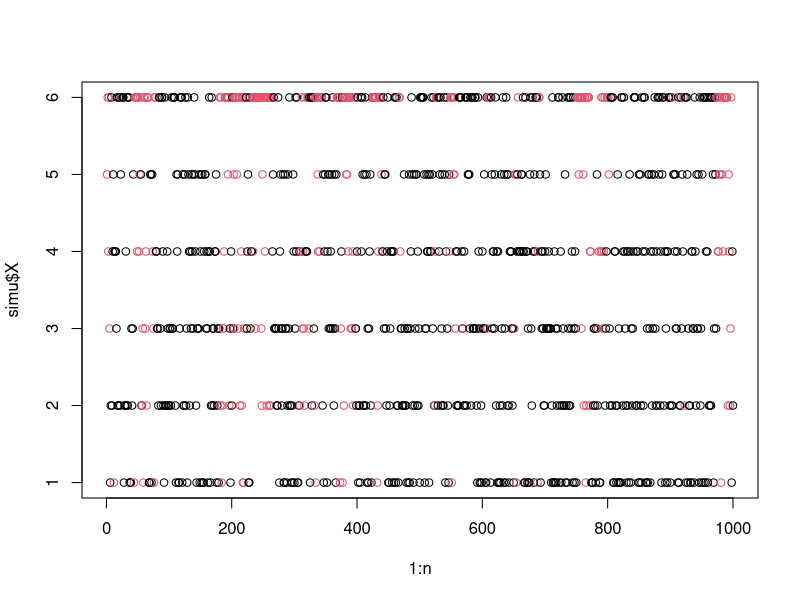

Write the R code that produced this figure.
## ---- chunk 1
SimuHMMdisc = function(n, param) {
  Z=rep(0, n)
  X=rep(0, n)
  
  nu = param$pi
  A = param$A
  B = param$B
  K = dim(B)[1]
  V = dim(B)[2]
  Z[1] = sample(1:K, size = 1, prob = nu) # loi initiale
  X[1] = sample(1:V, size = 1, prob = B[Z[1],])# loi de X_1 | Z_1
  for(i in 2:n) {
    Z[i] = sample(1:K, size=1, prob=A[Z[i-1] ,]) # Markov Z_i | Z_{i-1}
    X[i] =  sample(1:V, size = 1, prob = B[Z[i],]) #loi de X_i | Z_i
  }
  
    
  return(list(X=X, Z=Z))
}
## ---- chunk 2
n = 1e3
# Chaîne de Markov sur les états cachés
A <- matrix(c(0.95,0.1,0.05,0.9),2,2)
# Loi d'émission
B <- t(matrix(c(rep(1/6,6),rep(1/10,5),5/10),6,2))
param = list()
param$pi = c()
param$A = A
param$pi = Re(eigen(t(param$A))$vector[,1]) # take the real-part
param$pi = param$pi / sum(param$pi)
param$B = B
dim(B)
print(param$pi)
simu = SimuHMMdisc(n, param)
## ---- chunk 3
simu$X
plot(1:n, simu$X, col=simu$Z)
## ---- chunk 4
logsumexp <- function(logx) {
# compute \log(\sum exp(logx)) by rescaling it by m = \max(logx)
# indeed : \log(\sum exp(logx)) = m + \log(\sum exp(logx - m))
# This ensures an exp(0) somewhere in the sum
m = max(logx)
return(m + log(sum(exp(logx - m))))
}
## ---- chunk 5
epsilon = 1e-10 # numerical stability to avoid log(0)
forward = function(x, i, param) {
  K = ncol(param$A)
  log_alpha = matrix(0, i, K)
  
  # init
  log_alpha[1,] = log(param$pi) + log(param$B[, x[1]] + epsilon)
  
  # recursion
  for (j in 2:i) {
    log_alpha[j,] = log(param$B[, x[j]] + epsilon) 
    temp = rep(0, K)
    for (k in 1:K) {
    
      # option 1
      # y = log(A[,k]) + log_alpha[j-1,] # vecteur
      # option 2
      y = rep(0, K)
      for(l in 1:K) {
        y[l] = log(param$A[l, k] + epsilon) + log_alpha[j-1, l]
      }
      temp[k] = logsumexp(y) 
      # try with log(sum(exp(y))) : if i is large you should experience -Inf
      # bad temp[k] = log(sum(exp(y)))
    }
    log_alpha[j,] = log_alpha[j,] + temp
  }
  
  return(log_alpha[i,])
}

forward(simu$X, i=899, param)
